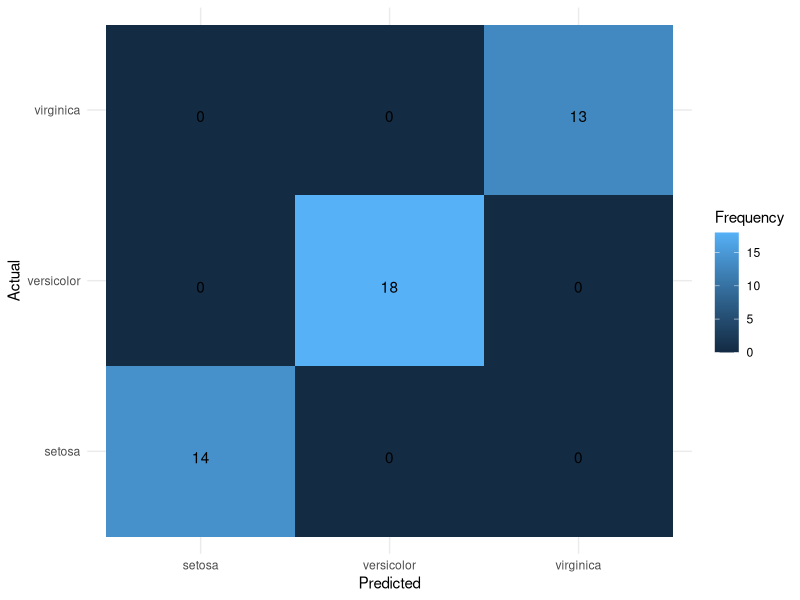

Recreate this plot in R.
# Data scientists use various models to analyze and extract insights from data. 
# Some of the most common models include: 
# 1. Linear Regression: A basic statistical model used to understand the relationship 
# between independent variables and a dependent variable, assuming a linear relationship. 
# 2. Logistic Regression: It’s used for binary classification problems, predicting 
# the probability of a certain event occurring. 
# 3. Decision Trees: These models use a tree-like structure to make decisions based 
# on feature values. Random Forests and Gradient Boosting are extensions of this model, 
# improving accuracy by combining multiple decision trees. 
# 4. Support Vector Machines (SVM): A supervised learning model used for classification 
# and regression analysis. SVMs aim to find the best possible boundary between classes. 
# 5. Neural Networks: Including models like Multi-layer Perceptrons (MLP), 
# Convolutional Neural Networks (CNN), and Recurrent Neural Networks (RNN), 
# these models are part of deep learning methods and are used for various tasks such as 
# image recognition, natural language processing, and time series analysis. 
# 6. Clustering Algorithms: K-means, hierarchical clustering, and DBSCAN are used to group 
# similar data points together based on certain characteristics. 
# 7. Naive Bayes: Based on Bayes’ theorem, this model is particularly useful for text 
# classification and sentiment analysis. 
# 8. Ensemble Methods: Techniques like Bagging (Bootstrap Aggregating), Boosting, and 
# Stacking combine multiple models to improve overall performance and reduce overfitting. 
# 9. Time Series Models: ARIMA (AutoRegressive Integrated Moving Average) and 
# LSTM (Long Short-Term Memory) are commonly used for analyzing and forecasting 
# time-dependent data. The choice of model depends on various factors like the nature of 
# the data, the problem being addressed (classification, regression, clustering, etc.), 
# the size of the dataset, and the desired outcome. Data scientists often experiment with 
# multiple models to find the one that best fits the particular task at hand.


# Load required library 
library(e1071) 
# Load the iris dataset 
data(iris) 
# Split the dataset into training and testing sets 
set.seed(123) 
train_index <- sample(1:nrow(iris), 0.7 * nrow(iris)) 
train_data <- iris[train_index, ] 
test_data <- iris[-train_index, ] 
# Train the Naive Bayes model 
nb_model <- naiveBayes(Species ~ ., data = train_data) 
# Make predictions on the test set 
predictions <- predict(nb_model, test_data) 
# Evaluate the accuracy of the model 
accuracy <- mean(predictions == test_data$Species) 
summary(predictions == test_data$Species)
print(paste("Accuracy of Naive Bayes model:", round(accuracy * 100, 2), "%"))
# 93.33 %

# Explanation: 1. Load Libraries: We use the e1071 library, which includes functions for Naive Bayes classification. 
# 2. Load Data: We load the built-in “iris” dataset, which contains measurements of iris flowers. 
# 3. Split Data: We split the dataset into training and testing sets using a 70-30 split. 
# 4. Train Model: The naiveBayes() function trains the Naive Bayes model using the training data, predicting the species of iris flowers 
# based on other features. 
# 5. Make Predictions: We use the trained model to predict the species of iris flowers in the test set. 
# 6. Evaluate Accuracy: The accuracy of the model is calculated by comparing the predicted species with the actual species in the test set. 
# This example demonstrates a simple implementation of a Naive Bayes classifier using the “iris” dataset in R for species classification.

# Visualizing the fit of a Naive Bayes model can be a bit challenging since Naive Bayes is a probabilistic classifier and doesn’t 
# inherently produce a visual representation like decision boundaries in some other models. However, we can visualize the predicted 
# probabilities or the confusion matrix to understand how well the model performs. Here’s an example of how you can visualize the 
# confusion matrix using
# Confusion Matrix 
conf_matrix <- table(predictions, test_data$Species) 
print("Confusion Matrix:") 
print(conf_matrix) 
# Visualizing Confusion Matrix 
library(ggplot2) 
conf_matrix_df <- as.data.frame(conf_matrix) 
ggplot(data = conf_matrix_df, aes(x = predictions, y = Var2, fill = Freq)) + 
  geom_tile() + 
  geom_text(aes(label = Freq), vjust = 1) + 
  labs(x = "Predicted", y = "Actual", fill = "Frequency") + 
  theme_minimal()
# This code generates a confusion matrix and visualizes it using a heatmap. The confusion matrix helps assess the performance of the model 
# by showing how often the predicted classes match the actual classes. Alternatively, you can also visualize the predicted probabilities for 
# each class using various plot types like histograms, density plots, or boxplots to understand how confident the model is in its predictions 
# for different classes. However, Naive Bayes might not provide direct probability estimates for visualizing due to its assumptions about the 
# conditional independence of features. Keep in mind that the visualization of a Naive Bayes model’s fit might not be as straightforward as for 
# some other models due to its probabilistic nature and assumptions. Visualizations like confusion matrices and probability distributions can still 
# provide insights into the model’s performance.



# Train SVM based model
svm_model <- svm(Species ~ ., data = train_data)
# Predict using the SVM model
predictions <- predict(svm_model, test_data)
# Evaluate the accuracy of the model 
accuracy <- mean(predictions == test_data$Species) 
summary(predictions == test_data$Species)
print(paste("Accuracy of SVM model:", round(accuracy * 100, 2), "%"))
# 91.11 %






